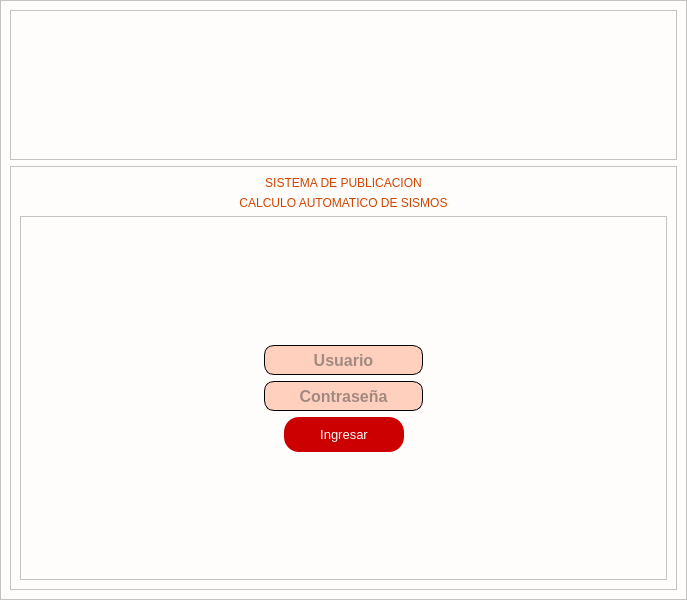
<?xml version="1.0" encoding="UTF-8"?>
<ui version="4.0">
 <class>MainWindow</class>
 <widget class="QMainWindow" name="MainWindow">
  <property name="windowModality">
   <enum>Qt::NonModal</enum>
  </property>
  <property name="geometry">
   <rect>
    <x>0</x>
    <y>0</y>
    <width>687</width>
    <height>600</height>
   </rect>
  </property>
  <property name="windowTitle">
   <string>Reporte Automatico</string>
  </property>
  <property name="toolButtonStyle">
   <enum>Qt::ToolButtonTextOnly</enum>
  </property>
  <property name="animated">
   <bool>true</bool>
  </property>
  <property name="tabShape">
   <enum>QTabWidget::Rounded</enum>
  </property>
  <property name="dockOptions">
   <set>QMainWindow::AllowTabbedDocks|QMainWindow::AnimatedDocks</set>
  </property>
  <widget class="QWidget" name="centralwidget">
   <layout class="QGridLayout" name="gridLayout">
    <property name="leftMargin">
     <number>0</number>
    </property>
    <property name="topMargin">
     <number>0</number>
    </property>
    <property name="rightMargin">
     <number>0</number>
    </property>
    <property name="bottomMargin">
     <number>0</number>
    </property>
    <item row="0" column="0">
     <widget class="QFrame" name="frame">
      <property name="styleSheet">
       <string notr="true">background-color: rgb(255, 253, 252);</string>
      </property>
      <property name="frameShape">
       <enum>QFrame::StyledPanel</enum>
      </property>
      <property name="frameShadow">
       <enum>QFrame::Raised</enum>
      </property>
      <layout class="QVBoxLayout" name="verticalLayout">
       <item>
        <widget class="QFrame" name="frame_Emcabezado">
         <property name="minimumSize">
          <size>
           <width>0</width>
           <height>150</height>
          </size>
         </property>
         <property name="maximumSize">
          <size>
           <width>16777215</width>
           <height>150</height>
          </size>
         </property>
         <property name="styleSheet">
          <string notr="true">image: url(:/cintillos/cintillo.png);</string>
         </property>
         <property name="frameShape">
          <enum>QFrame::StyledPanel</enum>
         </property>
         <property name="frameShadow">
          <enum>QFrame::Raised</enum>
         </property>
        </widget>
       </item>
       <item>
        <widget class="QFrame" name="frame_Login">
         <property name="frameShape">
          <enum>QFrame::StyledPanel</enum>
         </property>
         <property name="frameShadow">
          <enum>QFrame::Raised</enum>
         </property>
         <layout class="QVBoxLayout" name="verticalLayout_2">
          <item>
           <widget class="QLabel" name="label_titulo">
            <property name="maximumSize">
             <size>
              <width>16777215</width>
              <height>50</height>
             </size>
            </property>
            <property name="styleSheet">
             <string notr="true">color: rgb(207, 69, 0);
font: 75 20pt &quot;MS Shell Dlg 2&quot;;</string>
            </property>
            <property name="text">
             <string>SISTEMA DE PUBLICACION</string>
            </property>
            <property name="alignment">
             <set>Qt::AlignCenter</set>
            </property>
           </widget>
          </item>
          <item>
           <widget class="QLabel" name="label_Subtitulo">
            <property name="maximumSize">
             <size>
              <width>16777215</width>
              <height>50</height>
             </size>
            </property>
            <property name="styleSheet">
             <string notr="true">color: rgb(207, 69, 0);
font: 75 20pt &quot;MS Shell Dlg 2&quot;;</string>
            </property>
            <property name="text">
             <string>CALCULO AUTOMATICO DE SISMOS</string>
            </property>
            <property name="alignment">
             <set>Qt::AlignCenter</set>
            </property>
           </widget>
          </item>
          <item>
           <widget class="QFrame" name="frame_Datos_usuario">
            <property name="maximumSize">
             <size>
              <width>16777215</width>
              <height>400</height>
             </size>
            </property>
            <property name="cursor">
             <cursorShape>UpArrowCursor</cursorShape>
            </property>
            <property name="layoutDirection">
             <enum>Qt::LeftToRight</enum>
            </property>
            <property name="frameShape">
             <enum>QFrame::StyledPanel</enum>
            </property>
            <property name="frameShadow">
             <enum>QFrame::Raised</enum>
            </property>
            <layout class="QGridLayout" name="gridLayout_2">
             <item row="0" column="2">
              <spacer name="verticalSpacer_2">
               <property name="orientation">
                <enum>Qt::Vertical</enum>
               </property>
               <property name="sizeHint" stdset="0">
                <size>
                 <width>20</width>
                 <height>91</height>
                </size>
               </property>
              </spacer>
             </item>
             <item row="1" column="0">
              <spacer name="horizontalSpacer">
               <property name="orientation">
                <enum>Qt::Horizontal</enum>
               </property>
               <property name="sizeHint" stdset="0">
                <size>
                 <width>217</width>
                 <height>20</height>
                </size>
               </property>
              </spacer>
             </item>
             <item row="1" column="1" colspan="3">
              <widget class="QLineEdit" name="lineEdit">
               <property name="minimumSize">
                <size>
                 <width>150</width>
                 <height>30</height>
                </size>
               </property>
               <property name="maximumSize">
                <size>
                 <width>200</width>
                 <height>30</height>
                </size>
               </property>
               <property name="font">
                <font>
                 <pointsize>12</pointsize>
                 <weight>75</weight>
                 <bold>true</bold>
                </font>
               </property>
               <property name="styleSheet">
                <string notr="true">QLineEdit {
	color: rgb(68, 68, 68);
	background-color: rgb(255, 208, 190);
	border-style: solid;
	border-width: 1px;
	border-color: #000000;
	border-radius: 10px;
}</string>
               </property>
               <property name="alignment">
                <set>Qt::AlignCenter</set>
               </property>
               <property name="placeholderText">
                <string>Usuario</string>
               </property>
              </widget>
             </item>
             <item row="1" column="4">
              <spacer name="horizontalSpacer_3">
               <property name="orientation">
                <enum>Qt::Horizontal</enum>
               </property>
               <property name="sizeHint" stdset="0">
                <size>
                 <width>216</width>
                 <height>20</height>
                </size>
               </property>
              </spacer>
             </item>
             <item row="2" column="0">
              <spacer name="horizontalSpacer_2">
               <property name="orientation">
                <enum>Qt::Horizontal</enum>
               </property>
               <property name="sizeHint" stdset="0">
                <size>
                 <width>217</width>
                 <height>20</height>
                </size>
               </property>
              </spacer>
             </item>
             <item row="2" column="1" colspan="3">
              <widget class="QLineEdit" name="lineEdit_2">
               <property name="minimumSize">
                <size>
                 <width>150</width>
                 <height>30</height>
                </size>
               </property>
               <property name="maximumSize">
                <size>
                 <width>200</width>
                 <height>30</height>
                </size>
               </property>
               <property name="font">
                <font>
                 <pointsize>12</pointsize>
                 <weight>75</weight>
                 <bold>true</bold>
                </font>
               </property>
               <property name="styleSheet">
                <string notr="true">QLineEdit {
	color: rgb(68, 68, 68);
	background-color: rgb(255, 208, 190);
	border-style: solid;
	border-width: 1px;
	border-color: #000000;
	border-radius: 10px;
}</string>
               </property>
               <property name="echoMode">
                <enum>QLineEdit::Password</enum>
               </property>
               <property name="alignment">
                <set>Qt::AlignCenter</set>
               </property>
               <property name="placeholderText">
                <string>Contraseña</string>
               </property>
              </widget>
             </item>
             <item row="2" column="4">
              <spacer name="horizontalSpacer_4">
               <property name="orientation">
                <enum>Qt::Horizontal</enum>
               </property>
               <property name="sizeHint" stdset="0">
                <size>
                 <width>216</width>
                 <height>20</height>
                </size>
               </property>
              </spacer>
             </item>
             <item row="3" column="0" colspan="2">
              <spacer name="horizontalSpacer_5">
               <property name="orientation">
                <enum>Qt::Horizontal</enum>
               </property>
               <property name="sizeHint" stdset="0">
                <size>
                 <width>245</width>
                 <height>20</height>
                </size>
               </property>
              </spacer>
             </item>
             <item row="3" column="2">
              <widget class="QPushButton" name="pushButton_Ingresar">
               <property name="enabled">
                <bool>true</bool>
               </property>
               <property name="minimumSize">
                <size>
                 <width>120</width>
                 <height>35</height>
                </size>
               </property>
               <property name="maximumSize">
                <size>
                 <width>150</width>
                 <height>35</height>
                </size>
               </property>
               <property name="font">
                <font>
                 <family>MS Shell Dlg 2</family>
                 <pointsize>10</pointsize>
                 <weight>9</weight>
                 <italic>false</italic>
                 <bold>false</bold>
                </font>
               </property>
               <property name="cursor">
                <cursorShape>PointingHandCursor</cursorShape>
               </property>
               <property name="styleSheet">
                <string notr="true">QPushButton {
	background-color: rgb(204, 0, 0);
	color: #ffffff;
	border-radius: 15px;
	border: none;
	font: 75 10pt &quot;MS Shell Dlg 2&quot;;
}
QPushButton:hover {
	background-color: rgb(171, 0, 0);
transition: ease 13s;
cursor: pointer;
}</string>
               </property>
               <property name="text">
                <string>Ingresar</string>
               </property>
              </widget>
             </item>
             <item row="3" column="3" colspan="2">
              <spacer name="horizontalSpacer_6">
               <property name="orientation">
                <enum>Qt::Horizontal</enum>
               </property>
               <property name="sizeHint" stdset="0">
                <size>
                 <width>244</width>
                 <height>20</height>
                </size>
               </property>
              </spacer>
             </item>
             <item row="4" column="2">
              <spacer name="verticalSpacer">
               <property name="orientation">
                <enum>Qt::Vertical</enum>
               </property>
               <property name="sizeHint" stdset="0">
                <size>
                 <width>20</width>
                 <height>90</height>
                </size>
               </property>
              </spacer>
             </item>
            </layout>
           </widget>
          </item>
         </layout>
        </widget>
       </item>
      </layout>
     </widget>
    </item>
   </layout>
  </widget>
 </widget>
 <resources>
  <include location="imagenes/imagenes.qrc"/>
 </resources>
 <connections/>
</ui>
